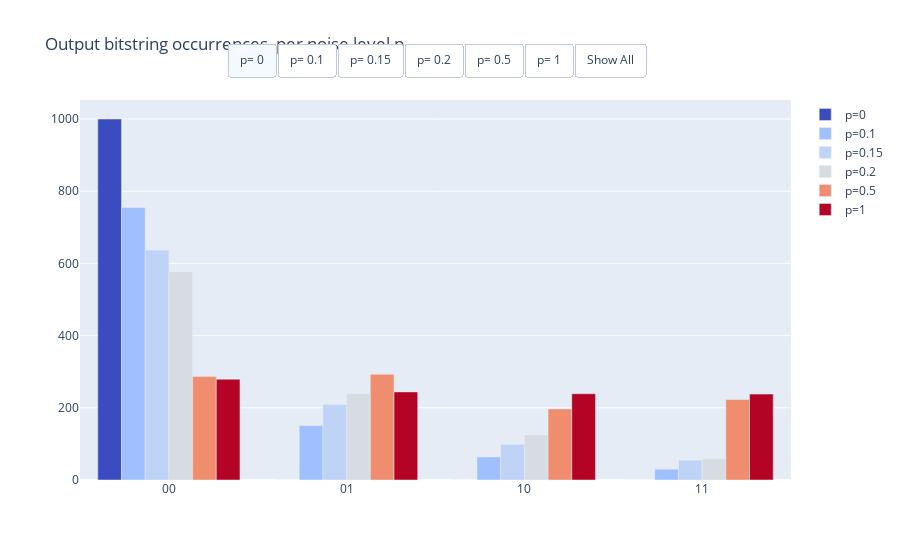

Notebook cell for this chart:
### Markdown cell above
### Histogram for the computation rounds

### Code cell
import plotly.graph_objects as go
import matplotlib.cm as cm
from matplotlib.colors import LogNorm, to_hex

# Function to get color based on p value
def get_heatmap_color(p, colormap_name='coolwarm', vmin=0.1, vmax=1):
    colormap = cm.get_cmap(colormap_name)
    norm = LogNorm(vmin=vmin, vmax=vmax)  # Normalize p within [vmin, vmax]
    return to_hex(colormap(norm(p)))  # Convert to hex color for Plotly

# Initialize the figure
fig = go.Figure()

# Store the p values in a list to access them by index in buttons
p_values = list(all_histograms.keys())

# Add histograms for different 'p' values
for p, histogram in all_histograms.items():
    frequencies = [histogram.get(outcome, 0) for outcome in all_outcomes]
    
    # Get colors for each bar based on the current p value
    colors = [get_heatmap_color(p + 0.1) for _ in all_outcomes]
    
    fig.add_trace(
        go.Bar(
            x=all_outcomes,
            y=frequencies,
            name=f'p={p}',  # Legend label
            marker=dict(color=colors),  # Apply custom colors
            visible=(p == 0)  # Only p=0 is visible by default
        )
    )

fig.update_layout(
    title="Output bitstring occurrences, per noise level p",
    updatemenus=[
        {
            'type': 'buttons',
            'direction': 'right',
            'x': 0.5,  # Horizontal position of the buttons
            'y': 1.15,  # Vertical position above the chart
            'xanchor': 'center',  # Anchor buttons horizontally center
            'buttons': [
                {
                    'label': f'p= {key}',
                    'method': 'update',
                    'args': [{'visible': [i == idx for i in range(len(all_histograms))]}]
                }
                for idx, key in enumerate(all_histograms)
            ] + [
                {
                    'label': 'Show All',
                    'method': 'update',
                    'args': [{'visible': [True] * len(all_histograms)}]
                }
            ]
        }
    ]
)

# Set initial visibility (show only the first chart by default)
initial_visibility = [True] + [False] * (len(all_histograms) - 1)
fig.update_traces(visible=initial_visibility[0])

fig.show()

### Figure 1 — Plotly figure (JSON) as saved in the notebook; plotly's stock layout.template omitted (floating-point values rounded to 4 significant figures)
{"data": [{"marker": {"color": ["#3b4cc0", "#3b4cc0", "#3b4cc0", "#3b4cc0"]}, "name": "p=0", "type": "bar", "visible": true, "x": ["00", "01", "10", "11"], "y": [1000, 0, 0, 0]}, {"marker": {"color": ["#9fbfff", "#9fbfff", "#9fbfff", "#9fbfff"]}, "name": "p=0.1", "type": "bar", "visible": true, "x": ["00", "01", "10", "11"], "y": [755, 151, 64, 30]}, {"marker": {"color": ["#bfd3f6", "#bfd3f6", "#bfd3f6", "#bfd3f6"]}, "name": "p=0.15", "type": "bar", "visible": true, "x": ["00", "01", "10", "11"], "y": [637, 209, 99, 55]}, {"marker": {"color": ["#d7dce3", "#d7dce3", "#d7dce3", "#d7dce3"]}, "name": "p=0.2", "type": "bar", "visible": true, "x": ["00", "01", "10", "11"], "y": [577, 239, 125, 59]}, {"marker": {"color": ["#f18d6f", "#f18d6f", "#f18d6f", "#f18d6f"]}, "name": "p=0.5", "type": "bar", "visible": true, "x": ["00", "01", "10", "11"], "y": [287, 293, 197, 223]}, {"marker": {"color": ["#b40426", "#b40426", "#b40426", "#b40426"]}, "name": "p=1", "type": "bar", "visible": true, "x": ["00", "01", "10", "11"], "y": [279, 244, 239, 238]}], "layout": {"title": {"text": "Output bitstring occurrences, per noise level p"}, "updatemenus": [{"buttons": [{"args": [{"visible": [true, false, false, false, false, false]}], "label": "p= 0", "method": "update"}, {"args": [{"visible": [false, true, false, false, false, false]}], "label": "p= 0.1", "method": "update"}, {"args": [{"visible": [false, false, true, false, false, false]}], "label": "p= 0.15", "method": "update"}, {"args": [{"visible": [false, false, false, true, false, false]}], "label": "p= 0.2", "method": "update"}, {"args": [{"visible": [false, false, false, false, true, false]}], "label": "p= 0.5", "method": "update"}, {"args": [{"visible": [false, false, false, false, false, true]}], "label": "p= 1", "method": "update"}, {"args": [{"visible": [true, true, true, true, true, true]}], "label": "Show All", "method": "update"}], "direction": "right", "type": "buttons", "x": 0.5, "xanchor": "center", "y": 1.15}]}}
